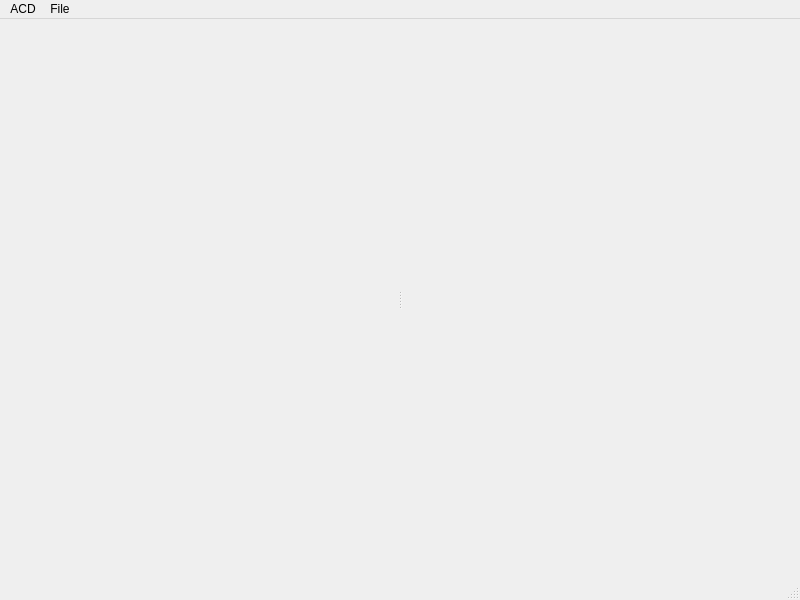
<?xml version="1.0" encoding="UTF-8"?>
<ui version="4.0">
 <class>MainWindow</class>
 <widget class="QMainWindow" name="MainWindow">
  <property name="geometry">
   <rect>
    <x>0</x>
    <y>0</y>
    <width>800</width>
    <height>600</height>
   </rect>
  </property>
  <property name="windowTitle">
   <string>MainWindow</string>
  </property>
  <widget class="QWidget" name="centralwidget">
   <layout class="QVBoxLayout" name="verticalLayout">
    <item>
     <widget class="QSplitter" name="splitter">
      <property name="orientation">
       <enum>Qt::Horizontal</enum>
      </property>
      <widget class="QWidget" name="verticalLayoutWidget">
       <layout class="QVBoxLayout" name="fs1Layout"/>
      </widget>
      <widget class="QWidget" name="verticalLayoutWidget_2">
       <layout class="QVBoxLayout" name="fs2Layout"/>
      </widget>
     </widget>
    </item>
   </layout>
  </widget>
  <widget class="QMenuBar" name="menubar">
   <property name="geometry">
    <rect>
     <x>0</x>
     <y>0</y>
     <width>800</width>
     <height>21</height>
    </rect>
   </property>
   <widget class="QMenu" name="menuFile">
    <property name="title">
     <string>ACD</string>
    </property>
    <addaction name="actionQuit"/>
   </widget>
   <widget class="QMenu" name="menuView">
    <property name="title">
     <string>File</string>
    </property>
    <addaction name="actionShowIcons"/>
    <addaction name="actionShowHidden"/>
    <addaction name="actionShowSecondBrowser"/>
    <addaction name="separator"/>
    <addaction name="actionNextFile"/>
    <addaction name="actionPreviousFile"/>
    <addaction name="separator"/>
    <addaction name="actionRenameFiles"/>
    <addaction name="actionCopyFiles"/>
    <addaction name="actionMoveFiles"/>
    <addaction name="actionDeleteFiles"/>
    <addaction name="actionMkDir"/>
   </widget>
   <addaction name="menuFile"/>
   <addaction name="menuView"/>
  </widget>
  <widget class="QStatusBar" name="statusbar"/>
  <action name="actionQuit">
   <property name="text">
    <string>Quit</string>
   </property>
  </action>
  <action name="actionShowIcons">
   <property name="checkable">
    <bool>true</bool>
   </property>
   <property name="text">
    <string>Show Icons</string>
   </property>
  </action>
  <action name="actionShowHidden">
   <property name="checkable">
    <bool>true</bool>
   </property>
   <property name="text">
    <string>Show Hidden</string>
   </property>
  </action>
  <action name="actionShowSecondBrowser">
   <property name="checkable">
    <bool>true</bool>
   </property>
   <property name="text">
    <string>Show 2nd file browser</string>
   </property>
  </action>
  <action name="actionCopyFiles">
   <property name="text">
    <string>Copy File(s)</string>
   </property>
   <property name="shortcut">
    <string>F5</string>
   </property>
  </action>
  <action name="actionMoveFiles">
   <property name="text">
    <string>Move File(s)</string>
   </property>
   <property name="shortcut">
    <string>F6</string>
   </property>
  </action>
  <action name="actionDeleteFiles">
   <property name="text">
    <string>Delete File(s)</string>
   </property>
   <property name="shortcut">
    <string>F8</string>
   </property>
  </action>
  <action name="actionRenameFiles">
   <property name="text">
    <string>Rename File(s)</string>
   </property>
   <property name="shortcut">
    <string>Ctrl+R</string>
   </property>
  </action>
  <action name="actionMkDir">
   <property name="text">
    <string>Create Directory</string>
   </property>
   <property name="shortcut">
    <string>F7</string>
   </property>
  </action>
  <action name="actionNextFile">
   <property name="text">
    <string>Next</string>
   </property>
   <property name="shortcut">
    <string>Right</string>
   </property>
  </action>
  <action name="actionPreviousFile">
   <property name="text">
    <string>Previous</string>
   </property>
   <property name="shortcut">
    <string>Left</string>
   </property>
  </action>
 </widget>
 <resources/>
 <connections/>
</ui>
